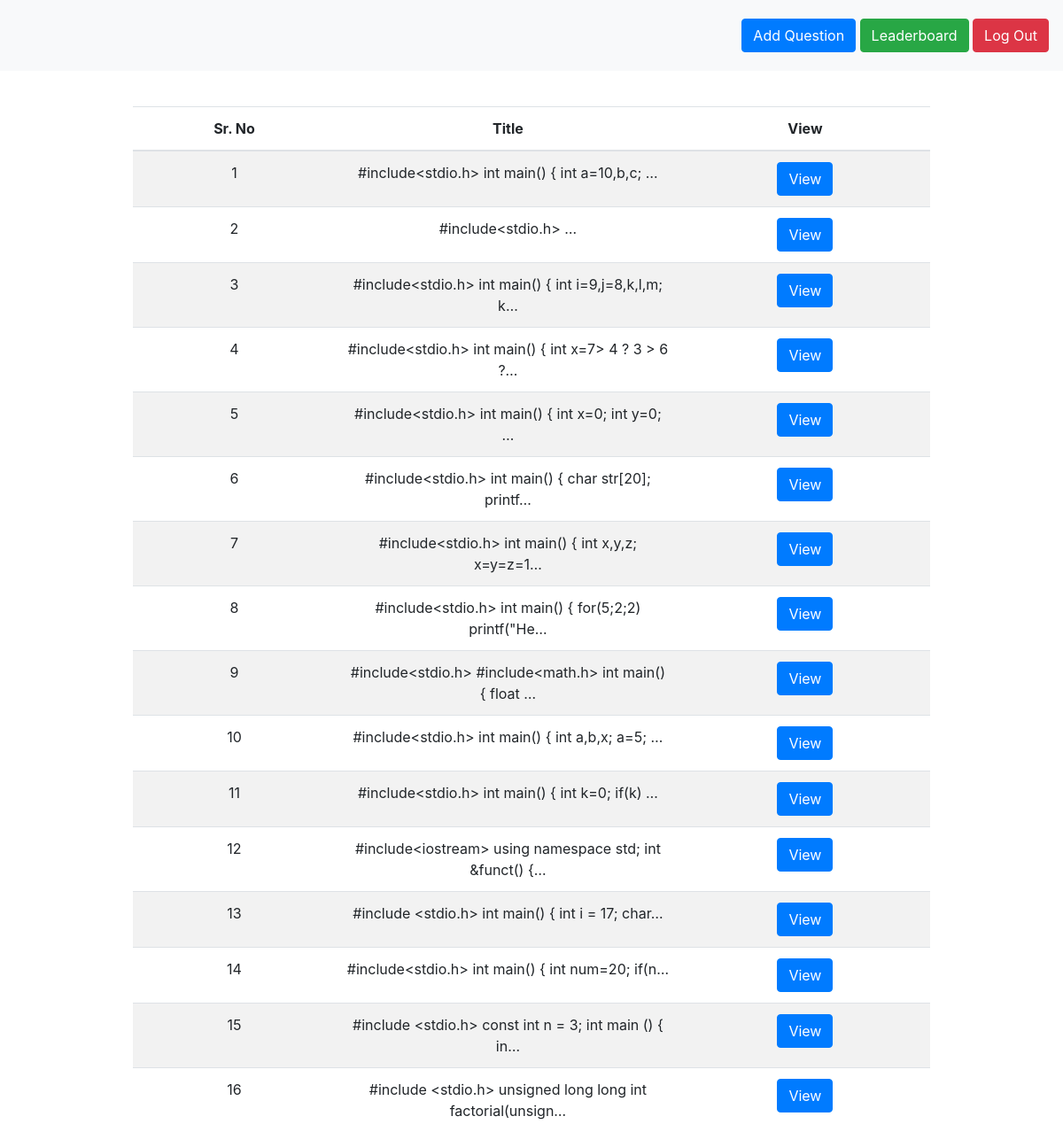
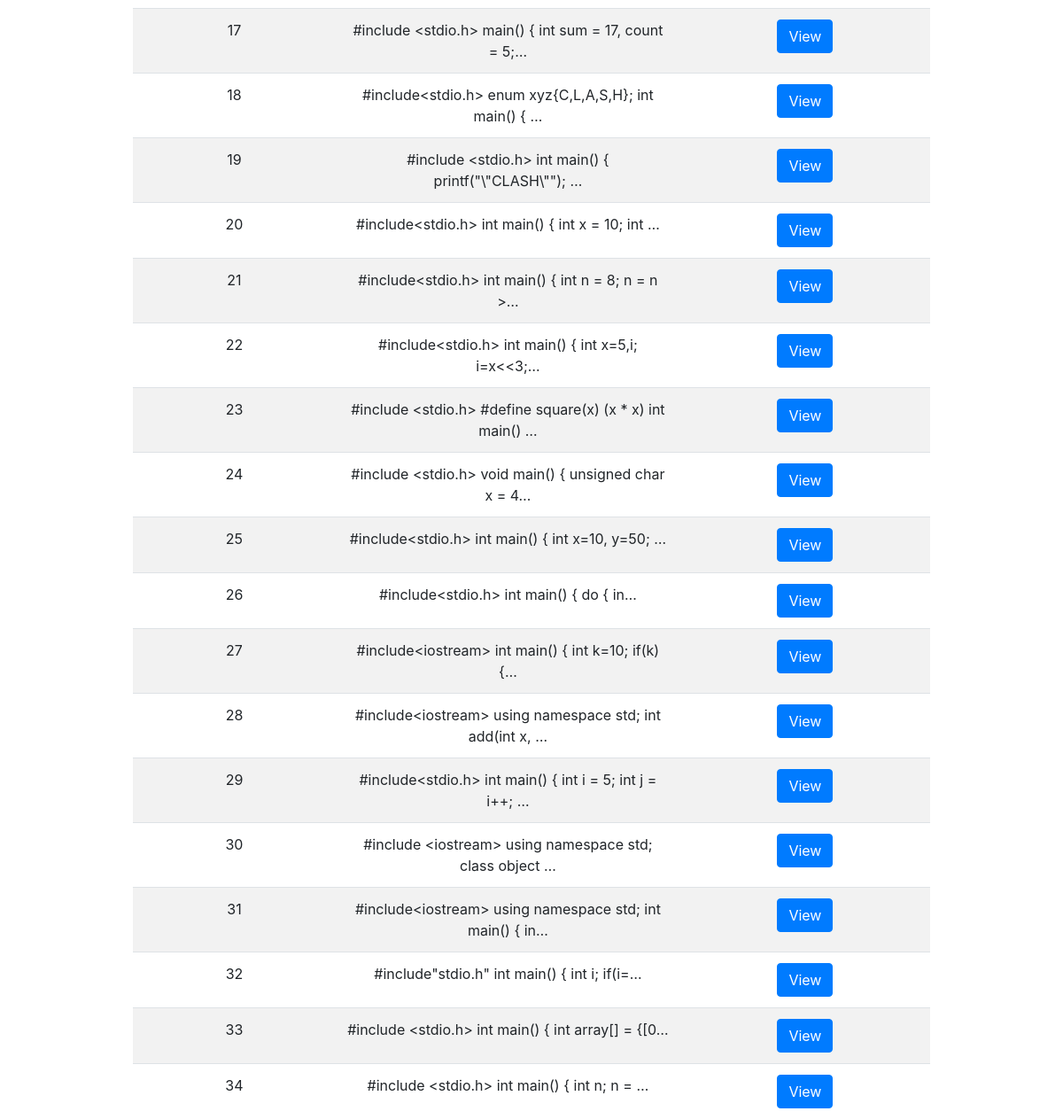
Page /questionhub/ (signed in) on the committed database (2 pictures, top to bottom).
### basic_app/models.py (models this page shows)
class Questions(models.Model):
    user = models.ForeignKey(User, on_delete=models.CASCADE)
    questions = models.TextField()
    choice1 = models.CharField(max_length=126)
    choice2 = models.CharField(max_length=126)
    choice3 = models.CharField(max_length=126)
    choice4 = models.CharField(max_length=126)
    correct = models.CharField(max_length=1)

### basic_app/views.py (the view)
# urls.py: path('questionhub/', views.question_hub, name='question_hub'),
def question_hub(request):
    if request.user.is_authenticated:
        questions = Questions.objects.filter(user=request.user)
        return render(request, 'basic_app/questionHub.html', context={'questions': questions})
    else:
        return HttpResponseRedirect(reverse('register'))

### basic_app/templates/basic_app/questionHub.html (shortened to what this page needs)
<!DOCTYPE html>
<html lang="en">
<head>
</head>
<link rel="stylesheet" href="https://maxcdn.bootstrapcdn.com/bootstrap/4.3.1/css/bootstrap.min.css">
<body>
    <nav class="navbar bg-light">
        <div class="item">
                <a href="{% url 'questions' %}">
                    <div class="btn btn-primary">
                        Add Question
                    </div>
                </a>
                <a href="{% url 'leaderboard' %}">
                    <div class="btn btn-success">
                        Leaderboard
                    </div>
                </a>
                <a href="{% url 'logout' %}">
                    <div class="btn btn-danger">
                        Log Out
                    </div>
                </a>
        </div>
    </nav>
    <table class="table table-striped table-hover">
        <thead>
            <th>Sr. No</th>
            <th>Title</th>
            <th>View</th>
        </thead>
        <tbody>
          {% for question in questions %}
          <tr>
              <td>{{ forloop.counter }}</td>
              <td>{{ question.questions|truncatechars:60}}</td>
              <td><a href="{% url 'edit_question' id=question.id %}"> <button class="btn btn-primary"> View </button> </a> </td>
          </tr>
          {% endfor %}
        </tbody>
    </table>
</body>
</html>

### basic_app/templates/basic_app/questionHub.html (style rules this page uses)
.navbar { height:10vh; display: flex; justify-content: flex-end; }
.item { float: right; }
.table { width: 75vw; margin: auto; margin-top: 5vh; }
td, th { max-width:10vw; text-align: center; }

### rows in the picture
Questions: questions "#include<stdio.h> int main() { int a=10,b,c; …"
Questions: questions "#include<stdio.h> …"
Questions: questions "#include<stdio.h> int main() { int i=9,j=8,k,l,m; k…"
Questions: questions "#include<stdio.h> int main() { int x=7> 4 ? 3 > 6 ?…"
Questions: questions "#include<stdio.h> int main() { int x=0; int y=0; …"
Questions: questions "#include<stdio.h> int main() { char str[20]; printf…"
Questions: questions "#include<stdio.h> int main() { int x,y,z; x=y=z=1…"
Questions: questions "#include<stdio.h> int main() { for(5;2;2) printf(\"He…"
Questions: questions "#include<stdio.h> #include<math.h> int main() { float …"
Questions: questions "#include<stdio.h> int main() { int a,b,x; a=5; …"
Questions: questions "#include<stdio.h> int main() { int k=0; if(k) …"
Questions: questions "#include<iostream> using namespace std; int &funct() {…"
Questions: questions "#include <stdio.h> int main() { int i = 17; char…"
Questions: questions "#include<stdio.h> int main() { int num=20; if(n…"
Questions: questions "#include <stdio.h> const int n = 3; int main () { in…"
Questions: questions "#include <stdio.h> unsigned long long int factorial(unsign…"
Questions: questions "#include <stdio.h> main() { int sum = 17, count = 5;…"
Questions: questions "#include<stdio.h> enum xyz{C,L,A,S,H}; int main() { …"
Questions: questions "#include <stdio.h> int main() { printf(\"\\\"CLASH\\\"\"); …"
Questions: questions "#include<stdio.h> int main() { int x = 10; int …"
Questions: questions "#include<stdio.h> int main() { int n = 8; n = n >…"
Questions: questions "#include<stdio.h> int main() { int x=5,i; i=x<<3;…"
Questions: questions "#include <stdio.h> #define square(x) (x * x) int main() …"
Questions: questions "#include <stdio.h> void main() { unsigned char x = 4…"
Questions: questions "#include<stdio.h> int main() { int x=10, y=50; …"
Questions: questions "#include<stdio.h> int main() { do { in…"
Questions: questions "#include<iostream> int main() { int k=10; if(k) {…"
Questions: questions "#include<iostream> using namespace std; int add(int x, …"
Questions: questions "#include<stdio.h> int main() { int i = 5; int j = i++; …"
Questions: questions "#include <iostream> using namespace std; class object …"
Questions: questions "#include<iostream> using namespace std; int main() { in…"
Questions: questions "#include\"stdio.h\" int main() { int i; if(i=…"
Questions: questions "#include <stdio.h> int main() { int array[] = {[0…"
Questions: questions "#include <stdio.h> int main() { int n; n = …"
